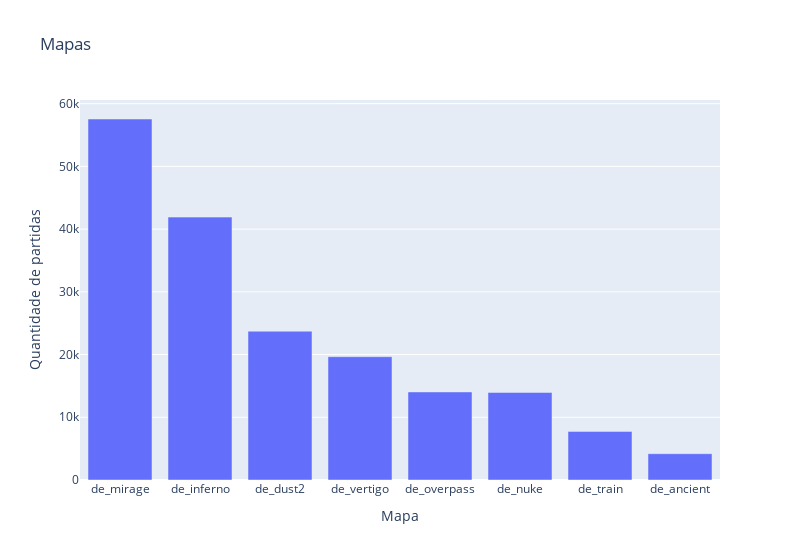

Notebook code for this chart:
### Markdown cell above
### Mapas mais jogados

### Code cell
maps = lobby_players['descMapName'].value_counts()
# Plot em gráfico de barras
fig = px.bar(maps, x=maps.index, y=maps.values, title='Mapas')
fig.update_layout(xaxis_title='Mapa', yaxis_title='Quantidade de partidas', width=800)
fig.show()

### Figure 1 — Plotly figure (JSON) as saved in the notebook; plotly's stock layout.template omitted (floating-point values rounded to 4 significant figures)
{"data": [{"alignmentgroup": "True", "hovertemplate": "index=%{x}<br>y=%{y}<extra></extra>", "legendgroup": "", "marker": {"color": "#636efa", "pattern": {"shape": ""}}, "name": "", "offsetgroup": "", "orientation": "v", "showlegend": false, "textposition": "auto", "type": "bar", "x": ["de_mirage", "de_inferno", "de_dust2", "de_vertigo", "de_overpass", "de_nuke", "de_train", "de_ancient"], "xaxis": "x", "y": [57558, 41914, 23727, 19659, 14039, 13956, 7750, 4195], "yaxis": "y"}], "layout": {"barmode": "relative", "legend": {"tracegroupgap": 0}, "title": {"text": "Mapas"}, "width": 800, "xaxis": {"anchor": "y", "domain": [0, 1], "title": {"text": "Mapa"}}, "yaxis": {"anchor": "x", "domain": [0, 1], "title": {"text": "Quantidade de partidas"}}}}
